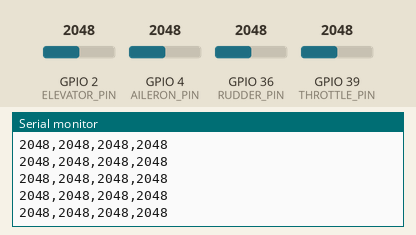
Recording of a sketch running on a simulated ESP32. On the bench: the last lines printed to the serial monitor. The inputs (shaded band) are chosen by the test bench; at power-on: GPIO 4 (AILERON_PIN) = 2048, GPIO 2 (ELEVATOR_PIN) = 2048, GPIO 36 (RUDDER_PIN) = 2048, GPIO 39 (THROTTLE_PIN) = 2048 (analog values on the 0–4095 scale).

Above: at 9.7 s.
9.8 s: GPIO 4 (AILERON_PIN) set to 1037
At 10.9 s:
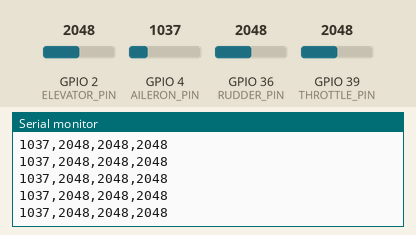
11.3 s: GPIO 4 (AILERON_PIN) set to 966
At 12.4 s:
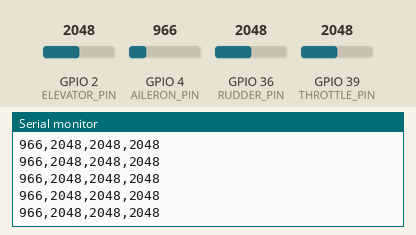
Timing chart, 0 to 13.8 s (numbered marks = the images above; inputs shaded):
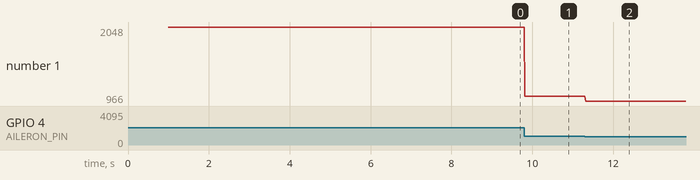

The sketch:

send_data_using_serial.ino
```cpp
#define AILERON_PIN   4
#define ELEVATOR_PIN  2

#define RUDDER_PIN    36
#define THROTTLE_PIN  39

void setup() {
  Serial.begin(115200);

  analogReadResolution(12);

  delay(1000);
}

void loop() {

  int aileron  = analogRead(AILERON_PIN);
  int elevator = analogRead(ELEVATOR_PIN);
  int rudder   = analogRead(RUDDER_PIN);
  int throttle = analogRead(THROTTLE_PIN);

  // CSV format:
  // Aileron,Elevator,Rudder,Throttle

  Serial.print(aileron);
  Serial.print(",");
  Serial.print(elevator);
  Serial.print(",");
  Serial.print(rudder);
  Serial.print(",");
  Serial.println(throttle);

  delay(20);   // 50 Hz
}
```

Measured:
- after the input at 9.8 s, the serial monitor: prints a new line at once (image 1)
- after the input at 11.3 s, the serial monitor: prints a new line at once (image 2)
- plotted number 1: 2048 → 1037 after the input at 9.8 s, 1037 → 966 after the input at 11.3 s
